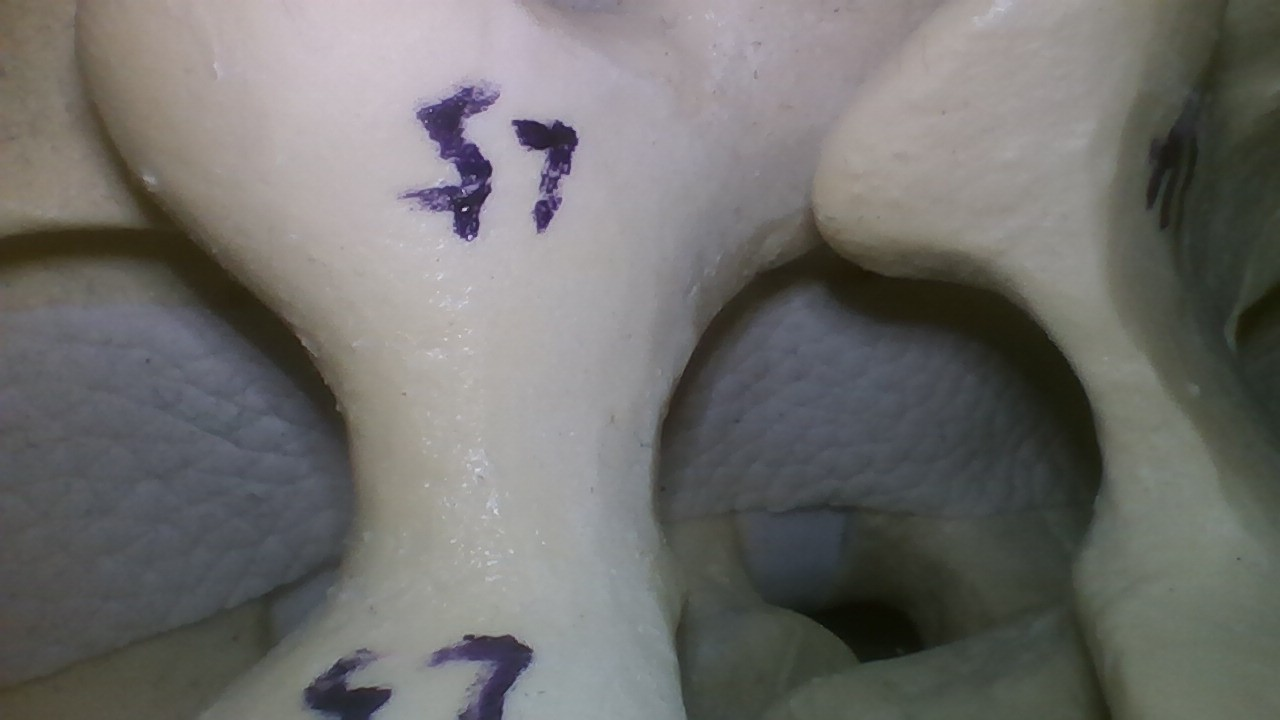
#> input picture data/bone_picture/p1-3.jpg, 1280 x 720 px; its folder holds only this picture in this run
$ python bone_depth_batch.py
#> lines starting #> are read from the running program, lines starting #| are printed output that depends on the picture
"""
Batch photometric-stereo depth estimation for the "BONE PICTURE" dataset.
================================================================================

This processes a whole folder of bone photos automatically. The capture rig
takes 4 photos per physical location/sample:

    pN-1.jpg   ALL LEDs on        (uniform reference - NOT used for stereo)
    pN-2.jpg   RIGHT LED only     (light from the +x / right side)
    pN-3.jpg   TOP   LED only     (light from the +y / upper side)
    pN-4.jpg   LEFT  LED only     (light from the -x / left side)

(The -1 = all-on / -2 = right / -3 = top / -4 = left convention was verified
 on all 17 locations: index 1 is always the most uniform image, and the other
 three are lit from the right, top and left respectively.)

METHOD  (identical in spirit to photometric_depth_test.py)
--------------------------------------------------------------------------------
  1. Take the 3 single-LED images. Each gives one brightness per pixel.
  2. Woodham photometric stereo: for every pixel solve the 3x3 linear system
         L @ g = I        ->     g = L^-1 @ I
     where the rows of L are the 3 known light directions and I is the pixel's
     3 brightnesses. Then  albedo = |g|  and  surface normal n = g / |g|.
  3. Turn the per-pixel normals into depth gradients
         p = d(depth)/d(col) = +nx/nz
         q = d(depth)/d(row) = -ny/nz
     and integrate them into a depth map z(x, y) with the Frankot-Chellappa
     Poisson solver (FFT, fast, no per-pixel loop -- this is the frequency
     domain integrator named in the original script's docstring).
  4. The result is a PER-PIXEL RELATIVE depth map (one heat-map per location)
     plus a few summary numbers per location written to a CSV.

UNITS / WHAT THE NUMBERS MEAN
--------------------------------------------------------------------------------
Plain photometric stereo recovers shape only up to an unknown overall offset
and scale (there is no coaxial point-light calibration image here, and you
asked to ignore the all-on shot). So the depth map is RELATIVE: the *shape*
and the relative height differences are meaningful, the absolute millimetre
value is not. The single number reported per location is the surface "relief"
(robust peak-to-valley range) in working-resolution pixel units. If
FIELD_WIDTH_IN is set to the real photo width, the CSV also reports that relief
in inches. See the note at the bottom of this file for how to add absolute
physical calibration later.

HOW TO RUN
--------------------------------------------------------------------------------
    pip install numpy opencv-python scipy matplotlib
    python bone_depth_batch.py

Edit INPUT_FOLDER below to point at your downloaded copy of the folder.
Everything else (light geometry, working resolution, what to save) is in the
CONFIG block right under the imports so you can tweak it without touching the
algorithm.
"""

import os
import re
import csv
import glob
import json
import numpy as np
import cv2

HERE = os.path.dirname(os.path.abspath(__file__))
PROJECT_ROOT = os.path.abspath(os.path.join(HERE, "..", ".."))


def project_path(*parts):
    return os.path.join(PROJECT_ROOT, *parts)

# Matplotlib is only needed for the labelled heat-map / panel figures.
# If you don't have it, set SAVE_FIGURES = False and you'll still get the
# raw colour depth PNGs (via OpenCV) and the CSV.
try:
    import matplotlib
    matplotlib.use("Agg")          # no display needed, just write files
    import matplotlib.pyplot as plt
    HAVE_MPL = True
except Exception:
    HAVE_MPL = False


# =============================================================================
# CONFIG  -- edit these, not the algorithm below
# =============================================================================

# Folder containing the pN-M.jpg images (downloaded from the Drive folder).
INPUT_FOLDER = project_path("data", "bone_picture")

# Where results are written (created automatically).
OUTPUT_FOLDER = project_path("depth_outputs")

# Filename pattern. Group 1 = location number, group 2 = photo number (1..4).
FILENAME_RE = re.compile(r"^p(\d+)-(\d+)\.(?:jpg|jpeg|png)$", re.IGNORECASE)

# Which photo index is the "all LEDs on" reference (ignored by the stereo solve,
# used only for colour / visualisation). Set to None if you have no such frame.
ALL_ON_INDEX = 1

# The three single-LED photos and the in-plane azimuth of each light.
#   azimuth 0 deg  = light comes from the RIGHT (+x)
#   azimuth 90 deg = light comes from the TOP / above (+y, "up" in the image)
#   azimuth 180    = light comes from the LEFT (-x)
#   azimuth 270    = light comes from BELOW (-y)
# These are the TRUE physical rig layout: three identical LEDs arranged
# symmetrically around the lens at RIGHT (0), TOP (90), LEFT (180). This matches
# nearfield_lambertian.PHYSICAL_LED_AZIMUTH_DEG so both pipelines agree on the
# hardware. (An earlier data-fit put the top LED at ~55 deg from shading
# centroids, but that was an APPARENT-shading artifact of the far-field model,
# not the real emitter position; the physical rig is symmetric.)
# Adjust if your rig differs, or set ESTIMATE_AZIMUTH_FROM_IMAGES = True.
SINGLE_LED_AZIMUTH_DEG = {
    2: 0.0,     # pN-2  -> RIGHT LED
    3: 90.0,    # pN-3  -> TOP   LED (straight up; symmetric physical rig)
    4: 180.0,   # pN-4  -> LEFT  LED
}

# Elevation of every LED above the surface plane, in degrees. 90 = straight on
# (coaxial), 0 = grazing from the side. The cameras/LEDs here light the bone
# from fairly oblique angles; ~40 deg is a reasonable default. This mainly
# affects the vertical exaggeration of the recovered surface, not its shape.
LIGHT_ELEVATION_DEG = 40.0

# If True, ignore SINGLE_LED_AZIMUTH_DEG and instead estimate each LED's azimuth
# from the data (image minus the per-location mean -> where that LED adds light).
# Robust and rig-agnostic, but the manual values above are usually cleaner.
ESTIMATE_AZIMUTH_FROM_IMAGES = False

# Downscale the long edge to this many pixels before processing. Photometric
# depth doesn't need full resolution and this keeps each location fast.
# Set to None to use full resolution (slower, sharper).
WORK_LONG_EDGE = 640

# Camera calibration from Endoscope_Calibration.py. When enabled, each raw input
# photo is undistorted before resizing and before photometric stereo. For best
# results, calibrate with the same camera resolution/aspect ratio as the bone
# photos. This loader also accepts the older calibration.npz format.
CALIBRATION_FILE = project_path("calibration", "calibration.txt")
UNDISTORT_INPUTS = True
UNDISTORT_ALPHA = 0.0        # 0=crop invalid borders, 1=keep full FOV with borders

# Calibration numbers from calibration.txt (Endoscope_Calibration.py,
# 2026-07-07: 51 checkerboard images at 1280x720, reprojection error 0.107 px).
# Baked in so the pipeline runs even without the file; if CALIBRATION_FILE
# exists it takes priority, so a fresh recalibration is picked up automatically.
EMBEDDED_CALIBRATION = {
    "camera_matrix": [
        [1587.9838343574543, 0.0, 646.3018190391646],
        [0.0, 1194.2225409787034, 339.6362448973934],
        [0.0, 0.0, 1.0],
    ],
    "dist_coeffs": [[
        0.13490056551012142,
        -0.41856699112495277,
        -0.0038193583132642497,
        0.0017845237107306754,
        -2.5471458381780363,
    ]],
    "image_size": [1280, 720],
    "reprojection_error": 0.10696129323542458,
}

# Real width of the area shown by each photo, in inches. This is only used to
# add inch-scale relief columns to the CSV; the solver itself works in relative
# pixel units. 37 mm is the MEASURED field-of-view width of the endoscope rig
# (measured 2026-07-07, replacing the old 30 mm placeholder). Set to None for
# pixel-only output.
FIELD_WIDTH_IN = 37.0 / 25.4

# Remove specular glints (bright, low-saturation spots) before solving. Bone is
# glossy when wet and specular highlights break the Lambertian assumption.
REMOVE_SPECULAR = True

# Sign of the output depth. With the convention here, larger value = farther
# from the camera. Flip this if your heat-maps look inverted for your rig.
DEPTH_SIGN = +1.0

# What to write per location.
SAVE_DEPTH_PNG = True     # colour depth heat-map (always; uses OpenCV if no MPL)
SAVE_NORMALS_PNG = True   # RGB-encoded surface normals
SAVE_PANEL = True         # multi-panel figure (needs matplotlib)
SAVE_PLY = False          # 3-D point cloud (open in MeshLab/CloudCompare)

# Robust percentiles used both for the colour range and the "relief" number.
LOW_PCT, HIGH_PCT = 2.0, 98.0


# =============================================================================
# Light geometry
# =============================================================================

# [33 lines left out: functions light_vector, estimate_azimuths, not called in this run]


# =============================================================================
# Image helpers
# =============================================================================

_CALIBRATION_CACHE = None
_CALIBRATION_LOAD_ATTEMPTED = False
_CALIBRATION_SIZE_WARNED = False


def load_camera_calibration(path=CALIBRATION_FILE):
    """Load camera intrinsics/distortion from calibration.txt or calibration.npz.

    Falls back to EMBEDDED_CALIBRATION (the same numbers baked into this
    script) if the file is missing or unreadable.
    """
#> called with path = 'calibration/calibration.txt'
    global _CALIBRATION_CACHE, _CALIBRATION_LOAD_ATTEMPTED
    if _CALIBRATION_LOAD_ATTEMPTED:
        return _CALIBRATION_CACHE
    _CALIBRATION_LOAD_ATTEMPTED = True

    camera_matrix = dist_coeffs = image_size = error = source = None
    if path and os.path.exists(path):
        try:
            if path.lower().endswith(".npz"):
                data = np.load(path)
                camera_matrix = data["camera_matrix"]
                dist_coeffs = data["dist_coeffs"]
                image_size = data["image_size"] if "image_size" in data.files else None
                error = float(data["reprojection_error"]) if "reprojection_error" in data.files else None
            else:
                with open(path, "r", encoding="utf-8") as f:
#> (reads calibration/calibration.txt from the repository)
#> in load_rgb, bgr is the input picture: shape (720, 1280, 3); mean B, G, R 108.2, 110.6, 111.5
                    data = json.load(f)
                camera_matrix = data["camera_matrix"]
                dist_coeffs = data["dist_coeffs"]
                image_size = data.get("image_size")
                error = data.get("reprojection_error")
            source = path
        except Exception as exc:
            print(f"  [warn] could not load camera calibration {path}: {exc}")

    if camera_matrix is None:
        print(f"  [info] calibration file unavailable ({path}); "
              "using calibration numbers embedded in this script")
        camera_matrix = EMBEDDED_CALIBRATION["camera_matrix"]
        dist_coeffs = EMBEDDED_CALIBRATION["dist_coeffs"]
        image_size = EMBEDDED_CALIBRATION["image_size"]
        error = EMBEDDED_CALIBRATION["reprojection_error"]
        source = "embedded calibration (from calibration.txt)"

    calib_size = None
    if image_size is not None:
        calib_size = tuple(int(v) for v in image_size)
    _CALIBRATION_CACHE = dict(camera_matrix=np.asarray(camera_matrix, dtype=np.float64),
                              dist_coeffs=np.asarray(dist_coeffs, dtype=np.float64),
                              image_size=calib_size,
                              reprojection_error=error,
                              path=source)
    return _CALIBRATION_CACHE


def scaled_camera_matrix(camera_matrix, calib_size, image_size):
    """Scale K from calibration image size to the current image size."""
    if not calib_size:
        return camera_matrix.copy()
    calib_w, calib_h = calib_size
    image_w, image_h = image_size
    sx = image_w / float(calib_w)
    sy = image_h / float(calib_h)
    K = camera_matrix.copy()
    K[0, 0] *= sx
    K[0, 2] *= sx
    K[1, 1] *= sy
    K[1, 2] *= sy
    return K


def undistort_bgr(bgr):
    """Apply lens undistortion using calibration.txt, if enabled/available."""
    global _CALIBRATION_SIZE_WARNED
    if not UNDISTORT_INPUTS:
        return bgr

    calib = load_camera_calibration()
    if calib is None:
        return bgr

    h, w = bgr.shape[:2]
#> h = 720; w = 1280
    calib_size = calib["image_size"]
    if calib_size:
        calib_aspect = calib_size[0] / float(calib_size[1])
        image_aspect = w / float(h)
#> image_aspect = 1.78
        if abs(calib_aspect - image_aspect) > 0.02 and not _CALIBRATION_SIZE_WARNED:
            print("  [warn] calibration image size "
                  f"{calib_size[0]}x{calib_size[1]} differs from input {w}x{h}; "
                  "using scaled intrinsics. Best calibration uses the same "
                  "resolution/aspect ratio as the bone photos.")
#|   [warn] calibration image size 640x480 differs from input 1280x720; using scaled intrinsics. Best calibration uses the same resolution/aspect ratio as the bone photos.
            _CALIBRATION_SIZE_WARNED = True

    K = scaled_camera_matrix(calib["camera_matrix"], calib_size, (w, h))
    dist = calib["dist_coeffs"]
    new_K, _ = cv2.getOptimalNewCameraMatrix(K, dist, (w, h),
                                             UNDISTORT_ALPHA, (w, h))
    return cv2.undistort(bgr, K, dist, None, new_K)
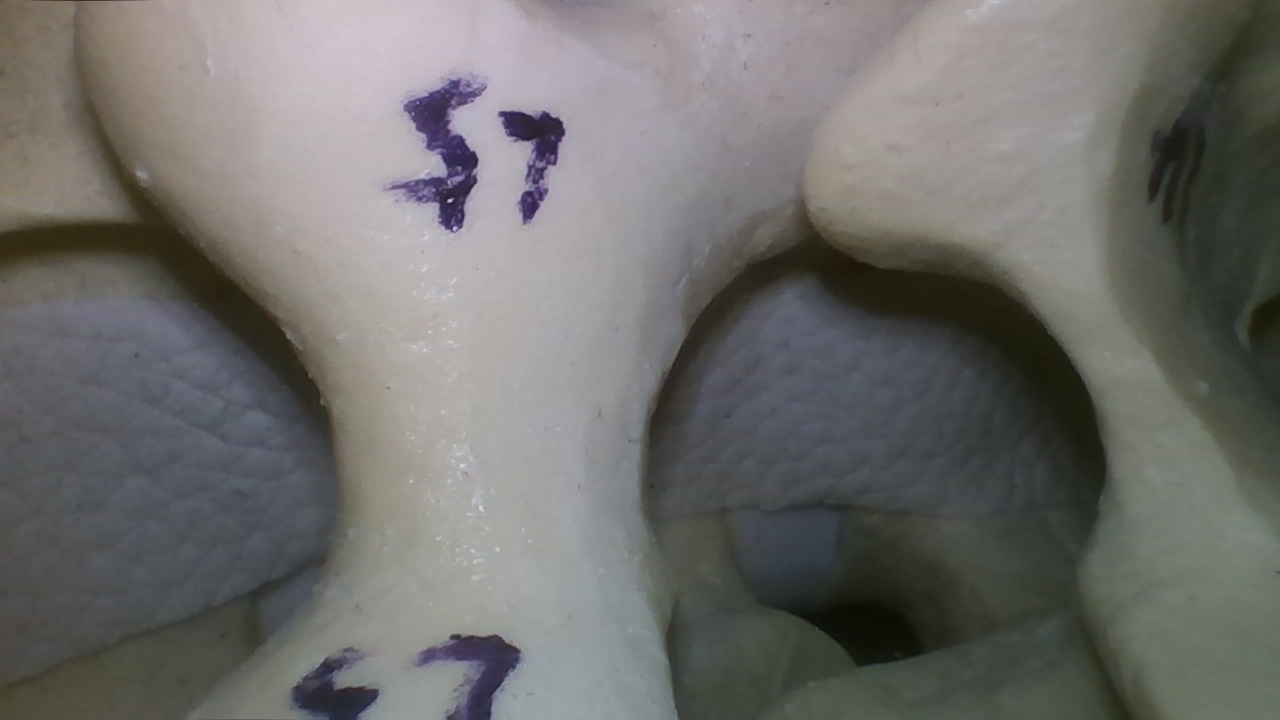
#> returned value: shape (720, 1280, 3); mean of channels 0, 1, 2 107.9, 110.3, 111.1; drawn as B, G, R


# [16 lines left out: functions srgb_to_linear, to_luminance, not called in this run]


def load_rgb(path, long_edge=None):
    """Load an image as float RGB in [0, 1], optionally downscaled."""
    bgr = cv2.imread(path, cv2.IMREAD_COLOR)
    if bgr is None:
        raise IOError(f"could not read {path}")
    bgr = undistort_bgr(bgr)
    if long_edge is not None:
        h, w = bgr.shape[:2]
#> h = 720; w = 1280
        scale = long_edge / max(h, w)
#> scale = 0.5
        if scale < 1.0:
            bgr = cv2.resize(bgr, (round(w * scale), round(h * scale)),
                             interpolation=cv2.INTER_AREA)
#> bgr: shape (360, 640, 3)
    rgb = cv2.cvtColor(bgr, cv2.COLOR_BGR2RGB).astype(np.float32) / 255.0
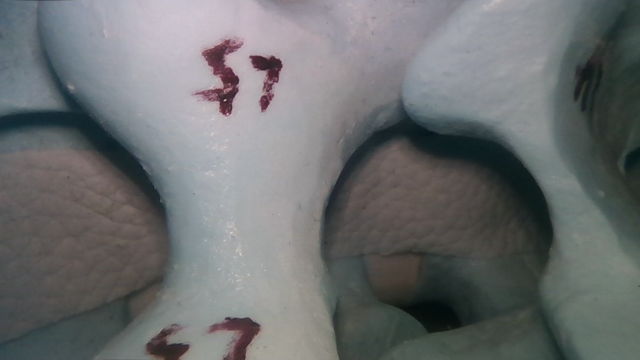
#> rgb: shape (360, 640, 3) float32; mean B, G, R 0.436, 0.433, 0.424
    return rgb


# [191 lines left out: functions detect_specular_mask, inpaint_specular, solve_luminance, balance_exposure, bone_mask, photometric_stereo and 5 more, not called in this run]


# =============================================================================
# Per-location processing
# =============================================================================

def process_location(loc, files, out_dir):
    """Run the full pipeline for one location. Returns a stats dict (or None)."""
    # Load every available photo for this location.
    imgs_rgb = {}
    for idx, path in sorted(files.items()):
        imgs_rgb[idx] = load_rgb(path, WORK_LONG_EDGE)

    # The single-LED indices we expect for the stereo solve.
    led_indices = sorted(SINGLE_LED_AZIMUTH_DEG.keys())
    missing = [i for i in led_indices if i not in imgs_rgb]
#> missing = [2, 4]
    if missing:
        print(f"  [loc {loc}] SKIP - missing single-LED photo(s) {missing}")
#|   [loc 1] SKIP - missing single-LED photo(s) [2, 4]
        return None

    H, W = imgs_rgb[led_indices[0]].shape[:2]

    # Linear luminance per single-LED image (gamma + glint removal), then
    # balance per-shot exposure so gain differences don't fake a gradient.
    luminances = [solve_luminance(imgs_rgb[i]) for i in led_indices]
    luminances = balance_exposure(luminances)

    # Light directions: manual azimuths (default) or estimated from the images.
    if ESTIMATE_AZIMUTH_FROM_IMAGES:
        azimuths = estimate_azimuths(luminances)
    else:
        azimuths = [SINGLE_LED_AZIMUTH_DEG[i] for i in led_indices]
    light_dirs = np.array([light_vector(a, LIGHT_ELEVATION_DEG) for a in azimuths])

    # --- the method ---
    normals, albedo = photometric_stereo(luminances, light_dirs)
    z = DEPTH_SIGN * normals_to_depth(normals)

    # Summary stats (relative, working-pixel units) measured on the BONE only,
    # so dark background and FFT border artifacts don't inflate the numbers.
    mask = bone_mask(albedo)
    zin = z[mask] if mask.any() else z.ravel()
    low = float(np.percentile(zin, LOW_PCT))
    high = float(np.percentile(zin, HIGH_PCT))
    relief = float(high - low)
    stats = dict(location=loc, width=W, height=H,
                 n_lights=len(led_indices),
                 azimuths_deg=";".join(f"{a:.0f}" for a in azimuths),
                 depth_min=float(zin.min()), depth_max=float(zin.max()),
                 depth_mean=float(zin.mean()), depth_std=float(zin.std()),
                 relief_p2_p98=relief)
    if FIELD_WIDTH_IN:
        in_per_px = FIELD_WIDTH_IN / W
        stats["relief_in_p2_p98"] = relief * in_per_px
        stats["depth_std_in"] = stats["depth_std"] * in_per_px

    # Reference colour image for overlays/PLY: the all-on frame if present.
    ref_rgb = imgs_rgb.get(ALL_ON_INDEX, imgs_rgb[led_indices[0]])

    # --- outputs ---
    if SAVE_DEPTH_PNG:
        cv2.imwrite(os.path.join(out_dir, f"loc{loc:02d}_depth.png"),
                    colourize_depth(z, low, high))
    if SAVE_NORMALS_PNG:
        nviz = ((normals + 1.0) / 2.0 * 255).astype(np.uint8)
        cv2.imwrite(os.path.join(out_dir, f"loc{loc:02d}_normals.png"),
                    cv2.cvtColor(nviz, cv2.COLOR_RGB2BGR))
    if SAVE_PLY:
        # z is depth away from camera; negate so the PLY's +z points toward the
        # camera (bone protrudes toward the viewer).
        save_ply(os.path.join(out_dir, f"loc{loc:02d}.ply"), z, ref_rgb,
                 sign=-1.0)
    if SAVE_PANEL and HAVE_MPL:
        _save_panel(loc, ref_rgb, normals, albedo, z, low, high, out_dir)

    inch_suffix = ""
    if FIELD_WIDTH_IN:
        inch_suffix = f"  relief_in={stats['relief_in_p2_p98']:.4f}"
    print(f"  [loc {loc}] ok  size={W}x{H}  relief(p2-p98)={relief:8.2f}"
          f"{inch_suffix}  "
          f"az=[{stats['azimuths_deg']}]")
    return stats


# [40 lines left out: function _save_panel, not called in this run]


# =============================================================================
# Discovery + driver
# =============================================================================

def discover(folder):
    """Group image files by location. Returns {loc: {photo_idx: path}}."""
    groups = {}
    if not os.path.isdir(folder):
        raise FileNotFoundError(f"INPUT_FOLDER not found: {folder}")
    for path in sorted(glob.glob(os.path.join(folder, "*"))):
        name = os.path.basename(path)
        m = FILENAME_RE.match(name)
        if not m:
            if os.path.isfile(path):
                print(f"  [warn] ignoring unrecognised file: {name}")
            continue
        loc, idx = int(m.group(1)), int(m.group(2))
        groups.setdefault(loc, {})[idx] = path
    return groups


def main():
    os.makedirs(OUTPUT_FOLDER, exist_ok=True)
    print("=" * 78)
    print(" BONE PICTURE - batch photometric-stereo depth")
    print("=" * 78)
    print(f" input : {os.path.abspath(INPUT_FOLDER)}")
    print(f" output: {os.path.abspath(OUTPUT_FOLDER)}")
    if FIELD_WIDTH_IN:
        print(f" inch conversion: FIELD_WIDTH_IN={FIELD_WIDTH_IN:.6f} in")
    if UNDISTORT_INPUTS:
        calib = load_camera_calibration()
        if calib:
            err = calib["reprojection_error"]
            suffix = f", reprojection_error={float(err):.4f}px" if err is not None else ""
            src = calib["path"]
            if os.path.exists(src):
                src = os.path.abspath(src)
            print(f" calibration: {src}{suffix}")
        else:
            print(" calibration: unavailable; inputs will not be undistorted")
    else:
        print(" calibration: disabled")

    groups = discover(INPUT_FOLDER)
    if not groups:
        print("No pN-M images found - check INPUT_FOLDER.")
        return
    print(f" found {len(groups)} location(s): {sorted(groups)}\n")

    expected = set([ALL_ON_INDEX] if ALL_ON_INDEX else []) \
        | set(SINGLE_LED_AZIMUTH_DEG.keys())

    rows = []
    for loc in sorted(groups):
        files = groups[loc]
        have = set(files.keys())
        if not expected.issubset(have):
            print(f"  [loc {loc}] WARNING incomplete: have {sorted(have)}, "
                  f"expected {sorted(expected)}")
        stats = process_location(loc, files, OUTPUT_FOLDER)
        if stats:
            rows.append(stats)

    # CSV: one row per successfully processed location.
    if rows:
        csv_path = os.path.join(OUTPUT_FOLDER, "depth_summary.csv")
        fields = ["location", "width", "height", "n_lights", "azimuths_deg",
                  "depth_min", "depth_max", "depth_mean", "depth_std",
                  "relief_p2_p98"]
        if FIELD_WIDTH_IN:
            fields += ["relief_in_p2_p98", "depth_std_in"]
        with open(csv_path, "w", newline="") as f:
            w = csv.DictWriter(f, fieldnames=fields)
            w.writeheader()
            for r in rows:
                w.writerow(r)
        print(f"\nWrote {len(rows)} rows -> {csv_path}")
    print("Done.")


if __name__ == "__main__":
    main()


# =============================================================================
# NOTE - getting ABSOLUTE depth (inches/mm) later, if you ever need it
# -----------------------------------------------------------------------------
# Photometric stereo alone gives shape up to scale. To pin the absolute scale
# you need one extra constraint, e.g. a coaxial point-light image (single LED
# next to the lens) where brightness I = albedo * power / r^2, so
#       r = sqrt(albedo * power / I)
# gives true distance at the brightest (nearest, head-on) pixels. Capture such
# a frame, recover r there in your chosen physical unit, and shift+scale this
# relative z to match. That is exactly the calibrate_scale_with_coaxial() step
# in photometric_depth_test.py.
# =============================================================================
